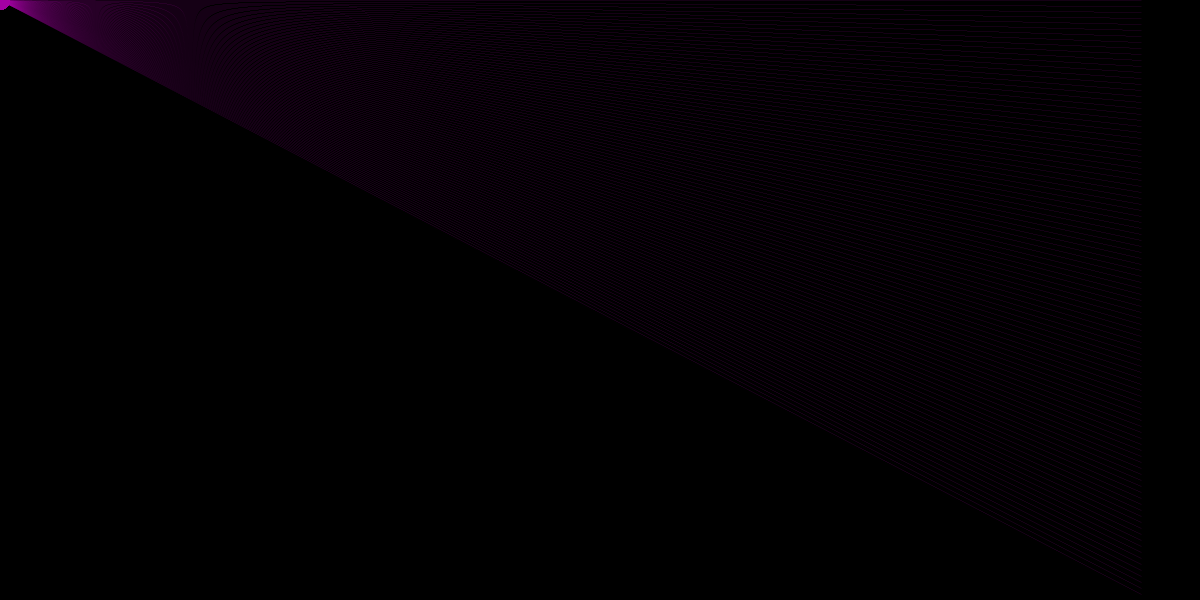
Frame 1 (no input)
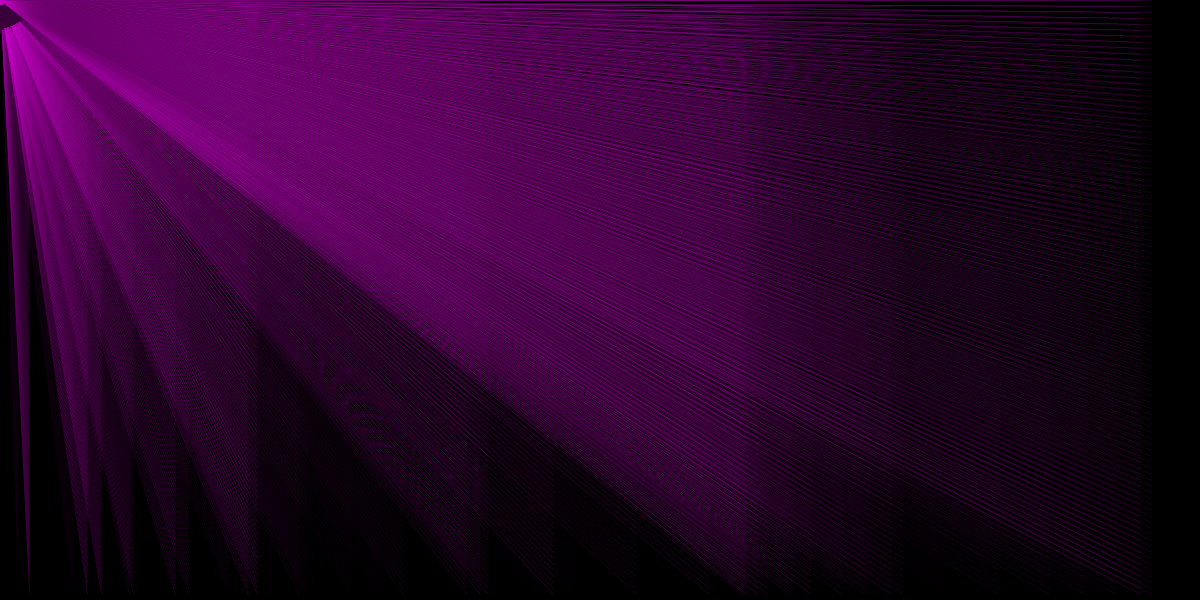
Frame 60 (the mouse pressed at the canvas centre just before this capture)
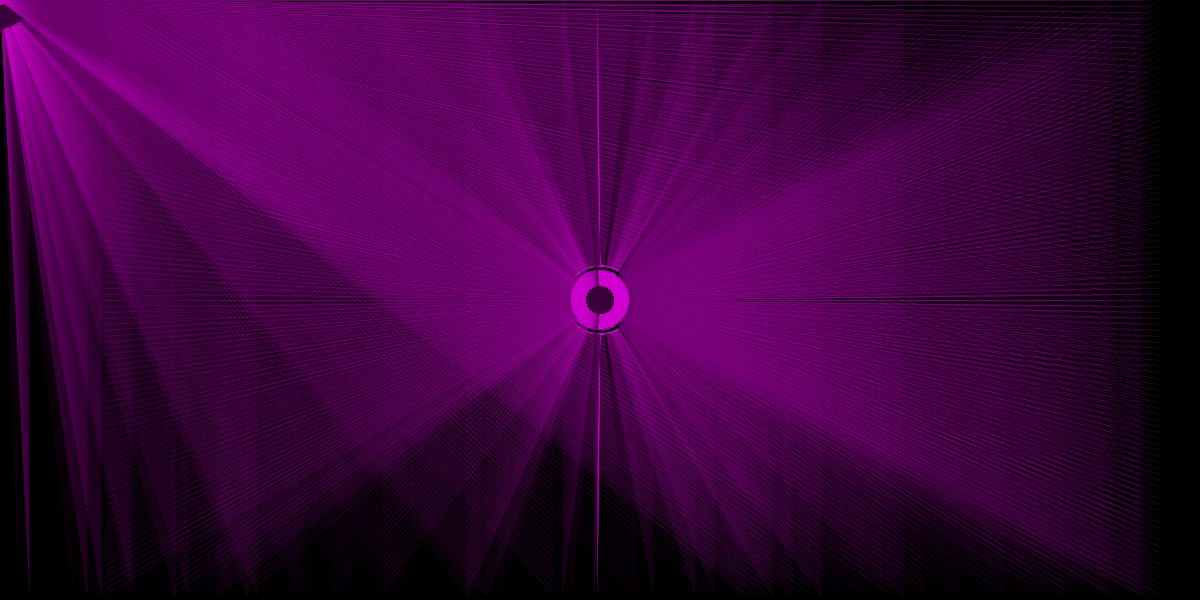
Frame 120 (the mouse held since frame 60 and released just before this capture)

The Processing sketch that drew these frames (run headless with seeded random() and noise(); from frame 60 on, the mouse is pressed at the canvas centre):

// Processing sketch: processing_72146
// ── processing_72146.pde

float randomPi = 0;
int randomColor = 0;
float randomX = 0;
float a = 0.0;
float inc = TWO_PI/25.0;
boolean booGrow = false;

void setup()
{
  size(1200, 600);
  background(0);
}

void draw()
{
  smooth();
  randomColor = int(random(0, 255));
  randomPi = random(7);
  randomX = random(1200);
  if (booGrow == true)
  {
    stroke(255,255,0);
    strokeWeight(0.0001);
    for (int i = 0; i<100;i++)
    {
      noFill();
      bezier(i*6,i*9,randomX,randomX/2,randomX/i,i*6,mouseX,mouseY);
      a=a+inc;
    }
  }
  else
  {
    for (int i = 0; i<100; i++)
    {
      smooth();
      strokeWeight(0.1);
      stroke(randomColor, 0, randomColor);
      line(mouseX, mouseY, randomX, (i*6));
      fill(randomColor,0,randomColor);
      ellipse(mouseX,mouseY,randomPi*10,randomPi*10);
    }
  }
}

void mouseClicked()
{
  booGrow = !booGrow;
}

void keyPressed()
{
  if (key == 's')
  {
    save("eugeneJahng.png");
  }
}
